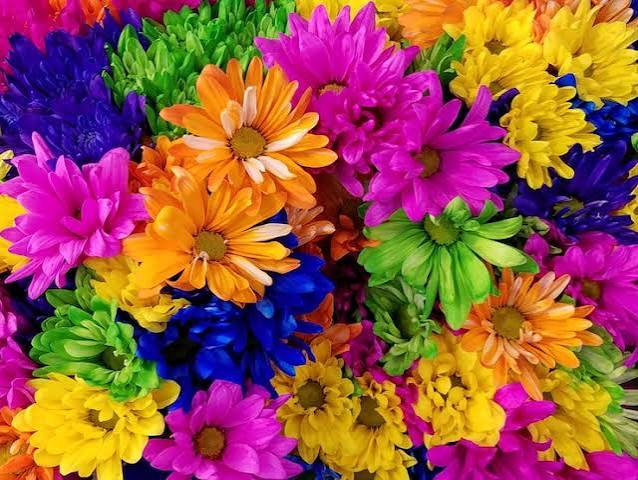
#> input picture Lab_tecnico_2_M1_processamento_de_imagens/aura.png, 638 x 480 px
$ python lab_2_m1.py
#> lines starting #> are read from the running program, lines starting #| are printed output that depends on the picture; after the words box and inside, x2 and y2 are one past the last pixel; in counts of white or black regions, pixels touching at a corner belong together
import cv2 as cv
import numpy as np
import os

# só para garantir que a pasta de saída exista
os.makedirs("saidas", exist_ok=True)

def transformar_em_cinza(img):
    if len(img.shape) == 3:
        print("Fazendo a Conversão manual para níveis de cinza")
        altura = img.shape[0]
        largura = img.shape[1]

        ponderada = np.zeros((altura, largura), dtype=np.uint8)

        for i in range(altura):
            for j in range(largura):
                ponderada[i][j] = img[i][j][0]*0.114 + img[i][j][1]*0.587 + img[i][j][2]*0.299

        cv.imwrite("saidas/gray.weighted.png", ponderada)
        return ponderada

    else:
        print("Imagem em escala de cinza, não é possível transformar em cinza novamente")
        return

def brilho(img):
    altura = img.shape[0]
    largura = img.shape[1]
    brilho_positivo = np.zeros((altura, largura), dtype=np.uint8)
    brilho_negativo = np.zeros((altura, largura), dtype=np.uint8)
    b = 50

    print("brilho positivo e negativo criados")

    for i in range(altura):
            for j in range(largura):

                valor = int(img[i, j])

                b_positivo = valor + b
                b_negativo = valor - b


                if b_positivo > 255:
                    b_positivo = 255

                if b_negativo < 0:
                    b_negativo = 0

                brilho_positivo[i,j] = b_positivo
                brilho_negativo[i,j] = b_negativo

    cv.imwrite("saidas/brilho_positivo.png", brilho_positivo)
    cv.imwrite("saidas/brilho_negativo.png", brilho_negativo)

def contraste(img):
    altura, largura = img.shape
    aMeio = np.zeros((altura, largura), dtype=np.uint8)
    a1 = np.zeros((altura, largura), dtype=np.uint8)
    a1Meio = np.zeros((altura, largura), dtype=np.uint8)

    for i in range(altura):
        for j in range(largura):
            valor = float(img[i, j])

            # Arredondamento e limitação de intervalo para todos os fatores
            v_05 = int(np.round(0.5 * (valor - 128) + 128))
            v_10 = int(np.round(1.0 * (valor - 128) + 128))
            v_15 = int(np.round(1.5 * (valor - 128) + 128))

            aMeio[i, j] = np.clip(v_05, 0, 255)
            a1[i, j] = np.clip(v_10, 0, 255)
            a1Meio[i, j] = np.clip(v_15, 0, 255)

    cv.imwrite("saidas/a0_5.png", aMeio)
    cv.imwrite("saidas/a1_0.png", a1)
    cv.imwrite("saidas/a1_5.png", a1Meio)

def negativo(img):
    altura = img.shape[0]
    largura = img.shape[1]
    negativo = np.zeros((altura, largura), dtype=np.uint8)
    print("negativo criada")
    for i in range(altura):
            for j in range(largura):
                negativo[i,j] = 255 - img[i,j]
    cv.imwrite("saidas/negative.png", negativo)
    return negativo

def limiarizacao(img, limiar1=128, limiar2=64):
    # Validação de limiares fora do intervalo esperado
    for l in [limiar1, limiar2]:
        if not (0 <= l <= 255):
            raise ValueError(
                f"Limiar {l} fora do intervalo válido (0 a 255)."
            )

    altura, largura = img.shape
    limiarizacao_1 = np.zeros((altura, largura), dtype=np.uint8)
    limiarizacao_2 = np.zeros((altura, largura), dtype=np.uint8)

    for i in range(altura):
        for j in range(largura):
            valor = int(img[i, j])
            limiarizacao_1[i, j] = 255 if valor >= limiar1 else 0
            limiarizacao_2[i, j] = 255 if valor >= limiar2 else 0

    cv.imwrite(f"saidas/limiarizacao_{limiar1}.png", limiarizacao_1)
    cv.imwrite(f"saidas/limiarizacao_{limiar2}.png", limiarizacao_2)
    return limiarizacao_1, limiarizacao_2

def histograma(img, titulo):

    altura = img.shape[0]
    largura = img.shape[1]
    histograma = np.zeros((256), dtype=int)

    for i in range(altura):
         for j in range(largura):
              valor = int(img[i, j])
              histograma[valor] += 1

    print("Histograma calculado para a imagem: ", titulo)

    with open(f"saidas/histograma_{titulo}.txt", "w", encoding="utf-8") as arquivo:

        arquivo.write("intensidade,quantidade\n")
        for i in range(256):

            arquivo.write(f"{i}, {histograma[i]}\n")

def rodar_teste_sistetico(img):
    altura = img.shape[0]
    largura = img.shape[1]
    teste_sintetico = np.zeros((altura, largura), dtype=np.uint8)

    for i in range(altura):
        for j in range(largura):
            if (i < altura/2 and j < largura/2) or (i >= altura/2 and j >= largura/2):
                teste_sintetico[i,j] = 255
            else:
                teste_sintetico[i,j] = 0

    cv.imwrite("saidas/teste_sintetico.png", teste_sintetico)
    return teste_sintetico

def main():
    img = cv.imread("aura.png")
#> img is the input picture: shape (480, 638, 3); mean B, G, R 72.4, 84.6, 151.4
    saida = "saidas/saida.png"
    img = transformar_em_cinza(img)
    brilho(img)
#> after the loop in brilho, `for i in range(altura):`:
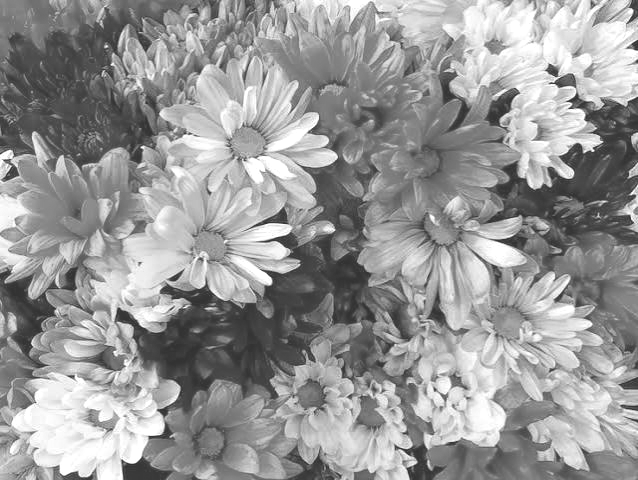
#> brilho_positivo: shape (480, 638); min 50, max 255, mean 152.6
    contraste(img)
#> after the loop in contraste, `for i in range(altura):`:
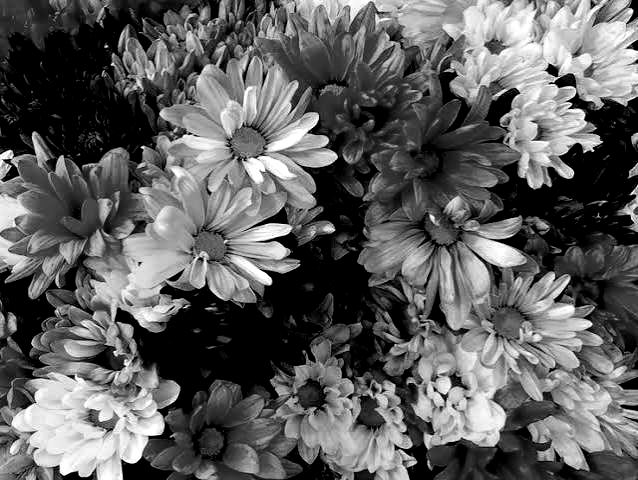
#> a1Meio: shape (480, 638); min 0, max 255, mean 95.7
#> after the loop in contraste, `for i in range(altura):`:
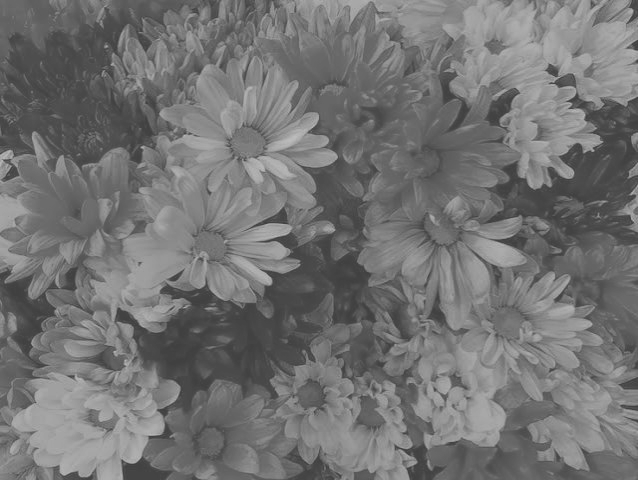
#> aMeio: shape (480, 638); min 64, max 188, mean 115.4
    x = negativo(img)
#> after the loop in negativo, `for i in range(altura):`:
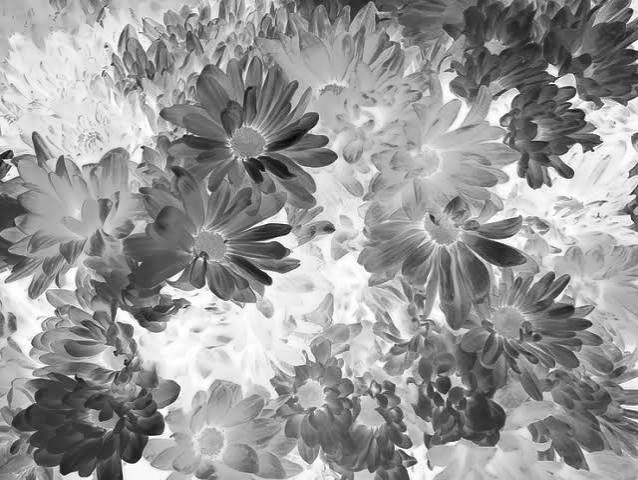
#> negativo: shape (480, 638); min 7, max 255, mean 152.3
    y, z = limiarizacao(img, 128, 64)
#> after the loop in limiarizacao, `for i in range(altura):`:
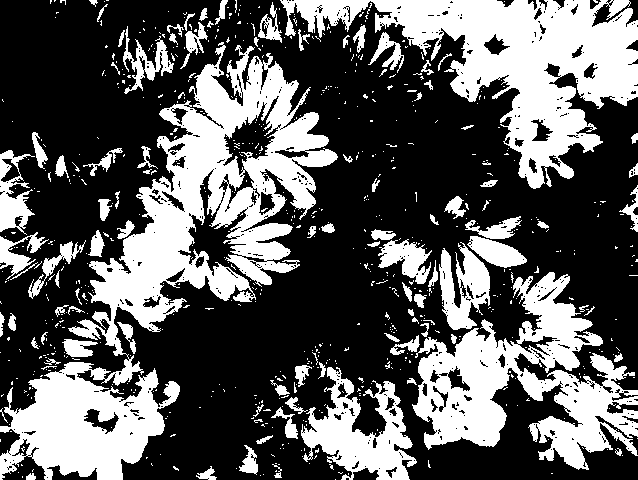
#> limiarizacao_1: shape (480, 638); 36.4% white; 723 white regions (626 under 20 px), largest, box (x1, y1, x2, y2) and area: (0, 42, 338, 480) 41369, (280, 0, 638, 189) 24934, (412, 272, 638, 470) 19105
#> after the loop in limiarizacao, `for i in range(altura):`:
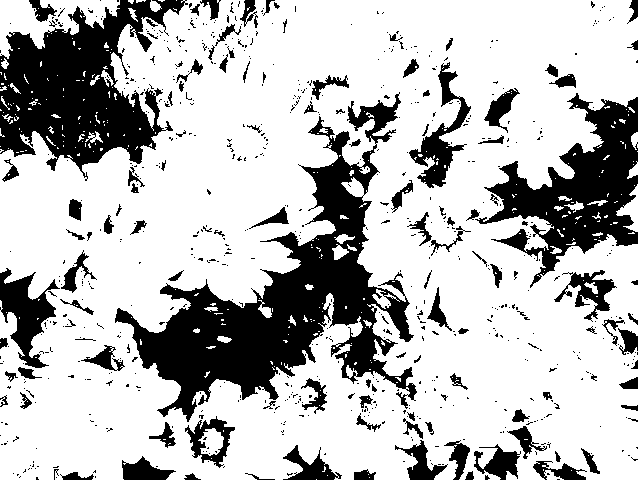
#> limiarizacao_2: shape (480, 638); 73.5% white; 739 black regions (619 under 20 px), largest, box (x1, y1, x2, y2) and area: (115, 92, 417, 422) 28167, (0, 0, 188, 181) 17139, (475, 93, 638, 288) 12212
    histograma(img, "histograma da imagem original")
#> after the loop in histograma, `for i in range(altura):`: histograma = 256 values, max 2407 at index 77, min 0 at index 249, mean 1196.2
    histograma(x, "histograma do negativo")
    histograma(y, "histograma da limiarização 128")
    histograma(z, "histograma da limiarização 64")

    teste_sintetico = np.zeros((4, 4), dtype=np.uint8)
    rodar_teste_sistetico(img)
#> after the loop in rodar_teste_sistetico, `for i in range(altura):`:
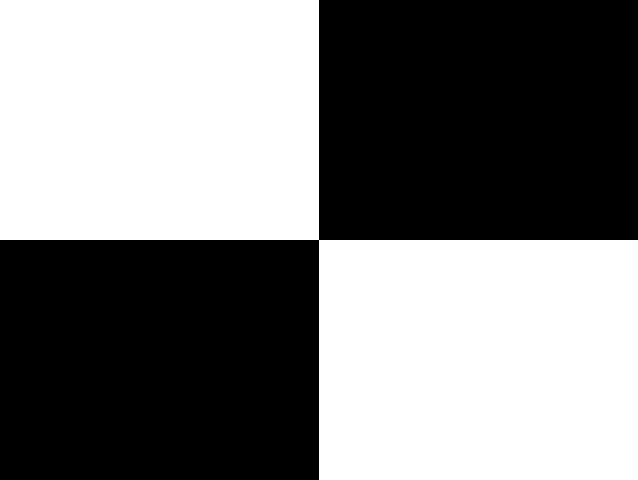
#> teste_sintetico: shape (480, 638); 50% white; 1 white region, box (x1, y1, x2, y2) and area: (0, 0, 638, 480) 153120

if __name__ == "__main__":
    main()
